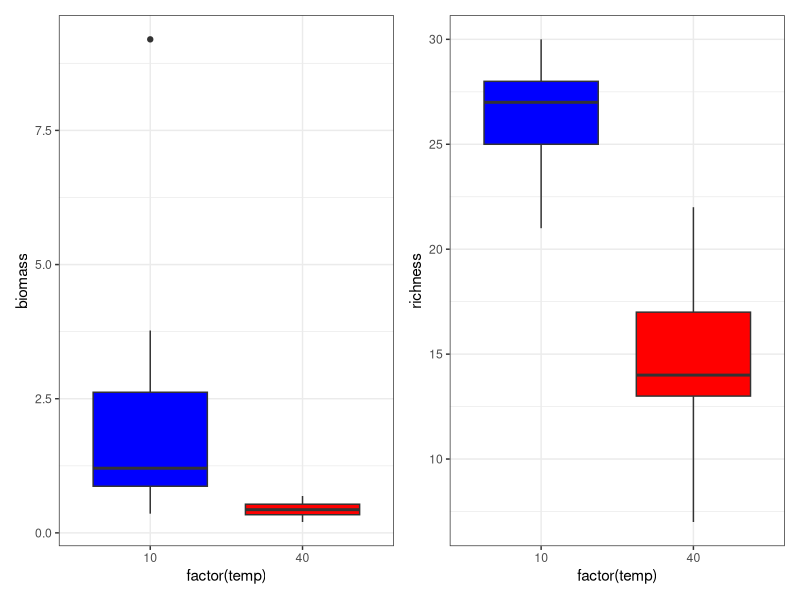
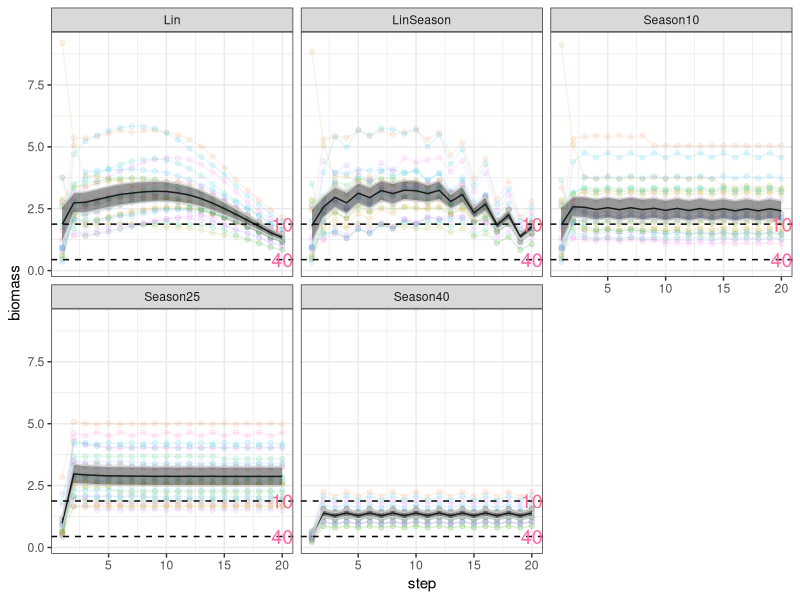
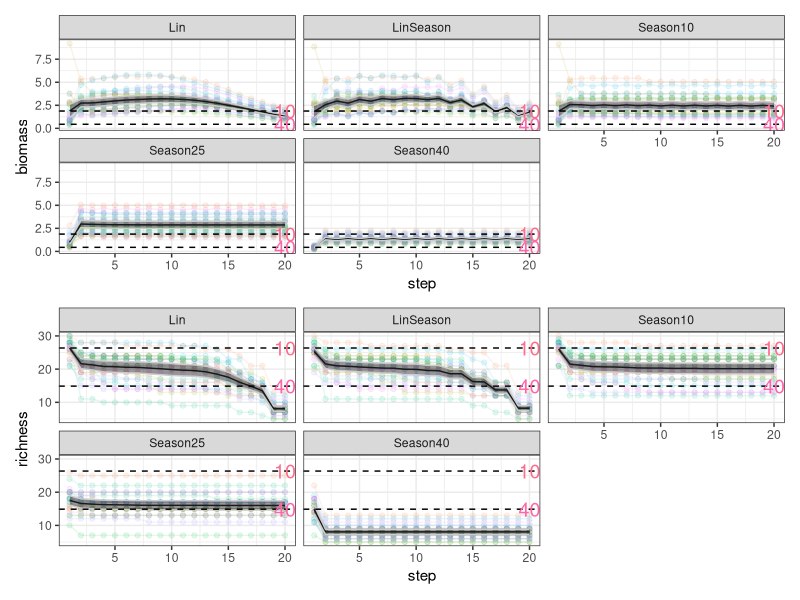
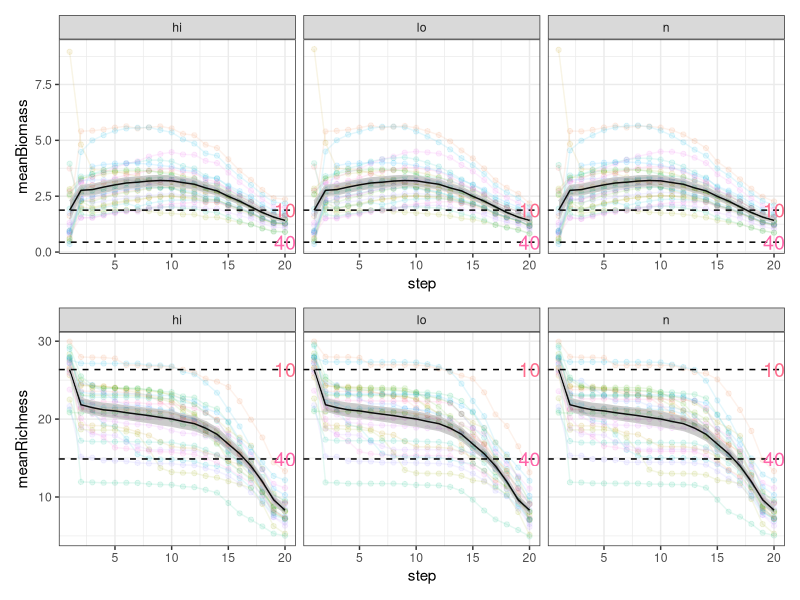
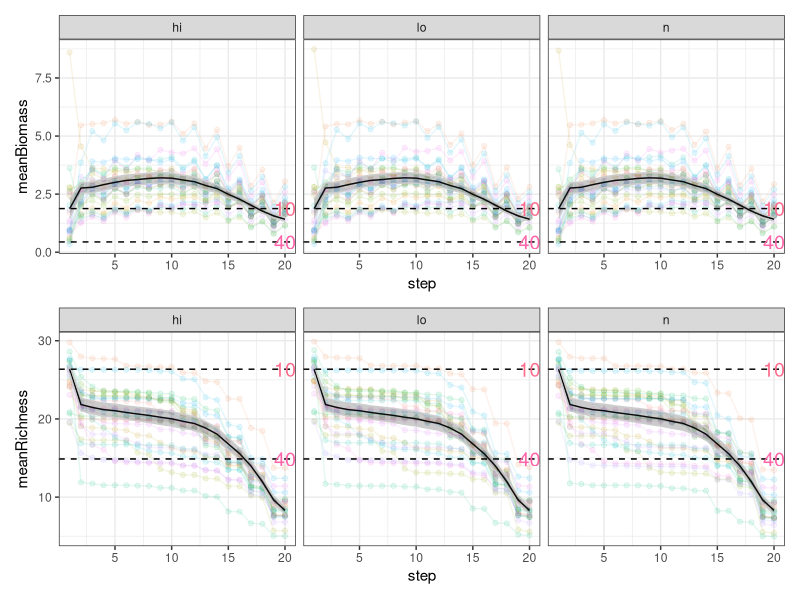
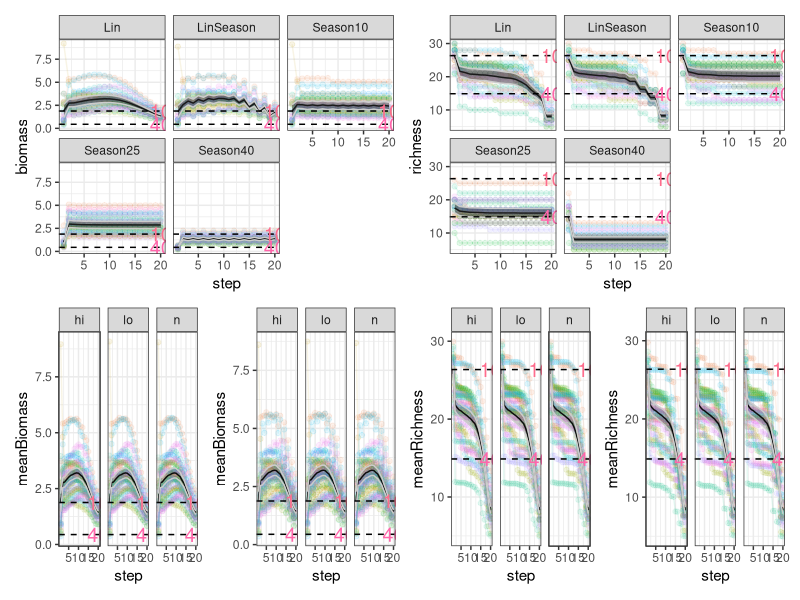

Here is the R script that generated these plots, in order: (Note: this script raises an error after producing the figures.)
library(tidyverse)
library(patchwork)

# Data Sets ----------------------------------------


## NOTE Re first entry
# for all simulations where temperatures change, the first entry for
# richness will be <=30 as it records the richness after the 
# first euilibrium is reached.

## reference 10/40 ----
fix10 <- read_csv("temp10Cons.csv") %>% 
  mutate(fw = factor(fw)) %>%
  mutate(temp = temp - 273.15)
fix40 <- read_csv("temp40Cons.csv") %>% 
  mutate(fw = factor(fw)) %>% 
  mutate(temp = temp - 273.15)

## Lin is linear change ----
Lin <- read_csv("tempLinRun.csv") %>% 
  mutate(fw = factor(fw)) %>% 
  mutate(temp = temp - 273.15)

## Seasonal change at 20, 30, 40 ----

Season10 <- read_csv("tempSeason10.csv") %>% 
  mutate(fw = factor(fw)) %>% 
  mutate(temp = temp - 273.15)

Season25 <- read_csv("tempSeason25.csv") %>% 
  mutate(fw = factor(fw)) %>% 
  mutate(temp = temp - 273.15)

Season40 <- read_csv("tempSeason40.csv") %>% 
  mutate(fw = factor(fw)) %>% 
  mutate(temp = temp - 273.15)

## Season + Linear ----

LinSeason <- read_csv("tempLinSeason.csv") %>% 
  mutate(fw = factor(fw)) %>% 
  mutate(temp = temp - 273.15)

## Lin + Variation ----

LinVar_n <- read_csv("tempLinVar_n.csv") %>% 
  mutate(fw = factor(fw)) %>% 
  mutate(temp = temp - 273.15) %>% 
  # fws = 25; 1000 =  50reps of 20 temps
  mutate(replicate = rep(1:25, each = 1000))

LinVar_lo <- read_csv("tempLinVar_lo.csv") %>% 
  mutate(fw = factor(fw)) %>% 
  mutate(temp = temp - 273.15) %>% 
  # fws = 25; 1000 =  50reps of 20 temps
  mutate(replicate = rep(1:25, each = 1000))

LinVar_hi <- read_csv("tempLinVar_hi.csv") %>% 
  mutate(fw = factor(fw)) %>% 
  mutate(temp = temp - 273.15) %>% 
  # fws = 25; 1000 =  50reps of 20 temps
  mutate(replicate = rep(1:25, each = 1000))

## Lin + Season + Variation ----

LinVarSeason_n <- read_csv("tempLinVarSeason_n.csv") %>% 
  mutate(fw = factor(fw)) %>% 
  mutate(temp = temp - 273.15) %>% 
  # fws = 25; 1000 =  50reps of 20 temps
  mutate(replicate = rep(1:25, each = 1000))

LinVarSeason_lo <- read_csv("tempLinVarSeason_lo.csv") %>% 
  mutate(fw = factor(fw)) %>% 
  mutate(temp = temp - 273.15) %>% 
  # fws = 25; 1000 =  50reps of 20 temps
  mutate(replicate = rep(1:25, each = 1000))

LinVarSeason_hi <- read_csv("tempLinVarSeason_hi.csv") %>% 
  mutate(fw = factor(fw)) %>% 
  mutate(temp = temp - 273.15) %>% 
  # fws = 25; 1000 =  50reps of 20 temps
  mutate(replicate = rep(1:25, each = 1000))


## Combine all without variation ----
# each = 25fws*20times
df_novar <- bind_rows(Lin, Season10, Season25, Season40, LinSeason) %>% 
  mutate(tempSeq = rep(c("Lin",
                         "Season10", "Season25", "Season40",
                         "LinSeason"), 
                       each = 500))

## Combine all with variation

# summarise ------------------------------------------

# note use of step rather than temperature as x-axis
# for linear it is 20 -> 40
# for season it is 21.5 -> 19.5 repeated for 10 cycles

## Reference Temperatures
ref_df <- bind_rows(fix10, fix40) %>% 
  mutate(fixedTemp = rep(c(10,40), each = 25)) # nwebs

## reference data to annotate sequence plots ----
sumRef <- ref_df %>% 
  group_by(temp) %>% 
  summarise(
    meanRich = mean(richness),
    meanBiomass = mean(biomass)
  )

## summarise all with non var to mean from among n networks ----
sum_novar <- df_novar %>% 
  group_by(tempSeq, step) %>% 
  summarise(
    meanRichness = mean(richness),
    seRichness = 1.96*(sd(richness)/sqrt(n())),
    meanBiomass = mean(biomass),
    seBiomass = 1.96*(sd(biomass)/sqrt(n()))
  )

## summarise random var data to have single mean ----
# for each of 25 webs (e.g. over the 50 randoms for each web)
# or per random run (e.g. over the 25 webs)
sum_var_n <- LinVar_n %>% 
  # mean by web across reps to match no-vars
  group_by(fw, step) %>% 
  summarise(meanRichness = mean(richness),
            meanBiomass = mean(biomass))

sum_var_lo <- LinVar_lo %>% 
  # mean by web across reps to match no-vars
  group_by(fw, step) %>% 
  summarise(meanRichness = mean(richness),
            meanBiomass = mean(biomass))

sum_var_hi <- LinVar_hi %>% 
  # mean by web across reps to match no-vars
  group_by(fw, step) %>% 
  summarise(meanRichness = mean(richness),
            meanBiomass = mean(biomass))


sum_allLinVar <- bind_rows(sum_var_n,
                           sum_var_lo,
                           sum_var_hi) %>% 
  tibble() %>% 
  mutate(varType = rep(c("n","lo","hi"), each = 500))

hyperSum_allLinVar <- sum_allLinVar %>% 
  group_by(step) %>% 
  summarise(hypermeanBiomass = mean(meanBiomass),
            hyperseBiomass = 1.96*sd(meanBiomass)/sqrt(n()),
            hypermeanRichness = mean(meanRichness),
            hyperseRichness = 1.96*sd(meanRichness)/sqrt(n()))

## summarise random var+Season data to have single mean among 10 webs per random run ----
sum_varSeason_n <- LinVarSeason_n %>% 
  group_by(fw, step) %>% 
  summarise(meanRichness = mean(richness),
            meanBiomass = mean(biomass))

sum_varSeason_lo <- LinVarSeason_lo %>% 
  group_by(fw, step) %>% 
  summarise(meanRichness = mean(richness),
            meanBiomass = mean(biomass))

sum_varSeason_hi <- LinVarSeason_hi %>% 
  group_by(fw, step) %>% 
  summarise(meanRichness = mean(richness),
            meanBiomass = mean(biomass))


sum_allLinVarSeason <- bind_rows(sum_varSeason_n,
                           sum_varSeason_lo,
                           sum_varSeason_hi) %>% 
  tibble() %>% 
  mutate(varType = rep(c("n","lo","hi"), each = 500))

hyperSum_allLinVarSeason <- sum_allLinVarSeason %>% 
  group_by(step) %>% 
  summarise(hypermeanBiomass = mean(meanBiomass),
            hyperseBiomass = 1.96*sd(meanBiomass)/sqrt(n()),
            hypermeanRichness = mean(meanRichness),
            hyperseRichness = 1.96*sd(meanRichness)/sqrt(n()))




# plots, faceted by tempSeq type. -------------------------------

## reference plot ----
p1 <- ggplot(ref_df, aes(x = factor(temp), y = biomass, fill = factor(temp)))+
  geom_boxplot()+
  scale_fill_manual(values = c("10" = "blue", "40" = "red"))+
  theme_bw()+
  theme(legend.position = "none")

p2 <- ggplot(ref_df, aes(x = factor(temp), y = richness, fill = factor(temp)))+
  geom_boxplot()+
  scale_fill_manual(values = c("10" = "blue", "40" = "red"))+
  theme_bw()+
  theme(legend.position = "none")

p1+p2



# temperature sequence treatment plots ----

p3 <- ggplot(df_novar, aes(x = step, y = biomass, col = fw))+
  geom_point(alpha = 0.1)+
  geom_line(alpha = 0.1)+
  geom_line(data = sum_novar, aes(x = step, y = meanBiomass), col = "black")+
  geom_ribbon(data = sum_novar, aes(x = step, y = meanBiomass,
                               ymax = meanBiomass+seBiomass,
                               ymin = meanBiomass-seBiomass), col = "grey80", alpha = 0.5)+
  # add constant (single temp) means
  # need to adjust just these colours
  geom_hline(data = sumRef, aes(yintercept = meanBiomass), 
             linetype = 'dashed')+
  geom_text(data = sumRef, aes(x = 20, y = meanBiomass, 
                               label = as.character(temp),
                               col = factor(meanBiomass)), size = 5)+
  facet_wrap(~ tempSeq)+
  theme_bw()+
  theme(legend.position = "none")

p3

p4 <- ggplot(df_novar, aes(x = step, y = richness, col = fw))+
  geom_point(alpha = 0.1)+
  geom_line(alpha = 0.1)+
  # add mean + CI ribbon
  geom_line(data = sum_novar, aes(x = step, y = meanRichness), col = "black")+
  geom_ribbon(data = sum_novar, aes(x = step, y = meanRichness,
                               ymax = meanRichness+seRichness,
                               ymin = meanRichness-seRichness), col = "grey80", alpha = 0.5)+
  # add constant (single temp) means
  # need to adjust just these colours
  geom_hline(data = sumRef, aes(yintercept = meanRich), 
             linetype = 'dashed')+
  geom_text(data = sumRef, aes(x = 20, y = meanRich, 
                               label = as.character(temp),
                               col = factor(meanRich)), size = 5)+
  # facet by sequence
  facet_wrap(~ tempSeq)+
  # theming
  theme_bw()+
  theme(legend.position = "none")

#p4+p1

p3/p4

## Temp Seq Plots with stoch, so each line is a unique set of randomness ----

p5 <- ggplot(sum_allLinVar, aes(x = step, y = meanBiomass, colour = factor(fw)))+
  geom_point(alpha = 0.1)+
  geom_line(alpha = 0.1)+
  # add mean + CI ribbon
  geom_line(data = hyperSum_allLinVar, aes(x = step, y = hypermeanBiomass), col = "black")+
  geom_ribbon(data = hyperSum_allLinVar, aes(x = step, y = hypermeanBiomass,
                              ymax = hypermeanBiomass + hyperseBiomass,
                              ymin = hypermeanBiomass - hyperseBiomass), col = "grey80", alpha = 0.25)+
  # add constant (single temp) means
  # need to adjust just these colours
  geom_hline(data = sumRef, aes(yintercept = meanBiomass), linetype = 'dashed')+
  geom_text(data = sumRef, aes(x = 20, y = meanBiomass, 
                               label = as.character(temp),
                               col = factor(meanBiomass)), size = 5)+
  facet_wrap(~varType)+
  theme_bw()+
  theme(legend.position = "none")

p6 <- ggplot(sum_allLinVar, aes(x = step, y = meanRichness, colour = factor(fw)))+
  geom_point(alpha = 0.1)+
  geom_line(alpha = 0.1)+
  # add mean + CI ribbon
  geom_line(data = hyperSum_allLinVar, aes(x = step, y = hypermeanRichness), col = "black")+
  geom_ribbon(data = hyperSum_allLinVar, aes(x = step, y = hypermeanRichness,
                                             ymax = hypermeanRichness+hyperseRichness,
                                             ymin = hypermeanRichness-hyperseRichness), col = "grey80", alpha = 0.25)+
  # add constant (single temp) means
  # need to adjust just these colours
  geom_hline(data = sumRef, aes(yintercept = meanRich), linetype = 'dashed')+
  geom_text(data = sumRef, aes(x = 20, y = meanRich, 
                               label = as.character(temp),
                               col = factor(meanRich)), size = 5)+
  facet_wrap(~varType)+
  theme_bw()+
  theme(legend.position = "none")

p5/p6


## Temp Seq Plots with Season and stoch, so each line is a unique set of randomness ----

p7 <- ggplot(sum_allLinVarSeason, aes(x = step, y = meanBiomass, colour = factor(fw)))+
  geom_point(alpha = 0.1)+
  geom_line(alpha = 0.1)+
  # add mean + CI ribbon
  geom_line(data = hyperSum_allLinVar, aes(x = step, y = hypermeanBiomass), col = "black")+
  geom_ribbon(data = hyperSum_allLinVar, aes(x = step, y = hypermeanBiomass,
                                             ymax = hypermeanBiomass + hyperseBiomass,
                                             ymin = hypermeanBiomass - hyperseBiomass), col = "grey80", alpha = 0.25)+
  # add constant (single temp) means
  # need to adjust just these colours
  geom_hline(data = sumRef, aes(yintercept = meanBiomass), linetype = 'dashed')+
  geom_text(data = sumRef, aes(x = 20, y = meanBiomass, 
                               label = as.character(temp),
                               col = factor(meanBiomass)), size = 5)+
  facet_wrap(~varType)+
  theme_bw()+
  theme(legend.position = "none")

p8 <- ggplot(sum_allLinVarSeason, aes(x = step, y = meanRichness, colour = factor(fw)))+
  geom_point(alpha = 0.1)+
  geom_line(alpha = 0.1)+
  # add mean + CI ribbon
  geom_line(data = hyperSum_allLinVar, aes(x = step, y = hypermeanRichness), col = "black")+
  geom_ribbon(data = hyperSum_allLinVar, aes(x = step, y = hypermeanRichness,
                                             ymax = hypermeanRichness+hyperseRichness,
                                             ymin = hypermeanRichness-hyperseRichness), col = "grey80", alpha = 0.25)+
  # add constant (single temp) means
  # need to adjust just these colours
  geom_hline(data = sumRef, aes(yintercept = meanRich), linetype = 'dashed')+
  geom_text(data = sumRef, aes(x = 20, y = meanRich, 
                               label = as.character(temp),
                               col = factor(meanRich)), size = 5)+
  facet_wrap(~varType)+
  theme_bw()+
  theme(legend.position = "none")

p7/p8

# ALL Plots In ----
(p3|p4)/((p5|p7|p6|p8))

# (p1|p2|p3|p4)/(p5|p7|p6|p8)


# Checking that Temp 20 in sequence == reference 20 mean ----
## TRUE ----
seq20_step1 <- Lin %>% 
  filter(temp == 20) %>%
  summarise(meanRichness = mean(richness),
            meanBiomass = mean(biomass))

seq20_step1
sumT %>% filter(step == 1 & tempSeq == "Lin") %>% 
  select(meanRichness, meanBiomass)
